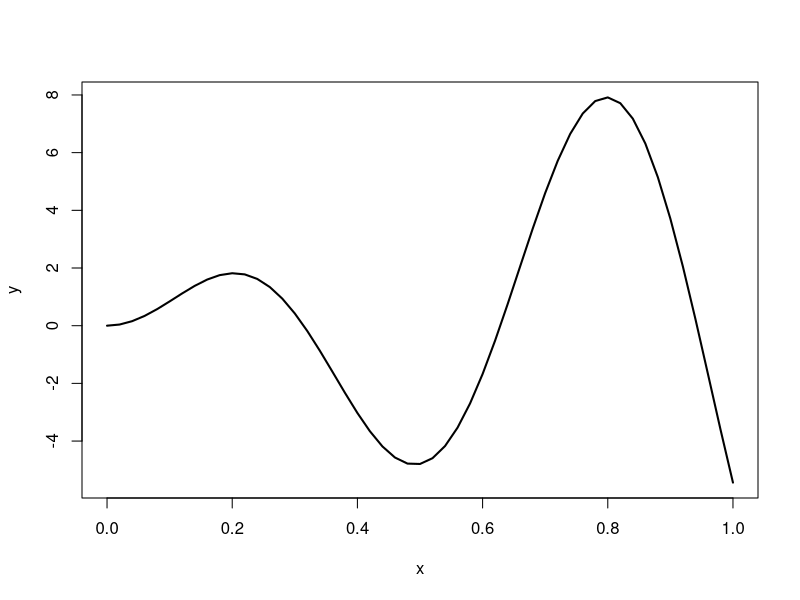
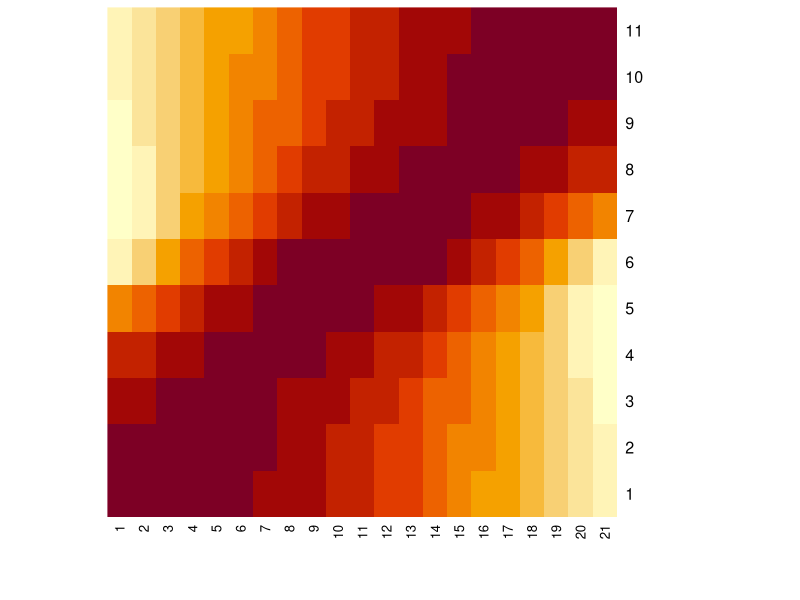
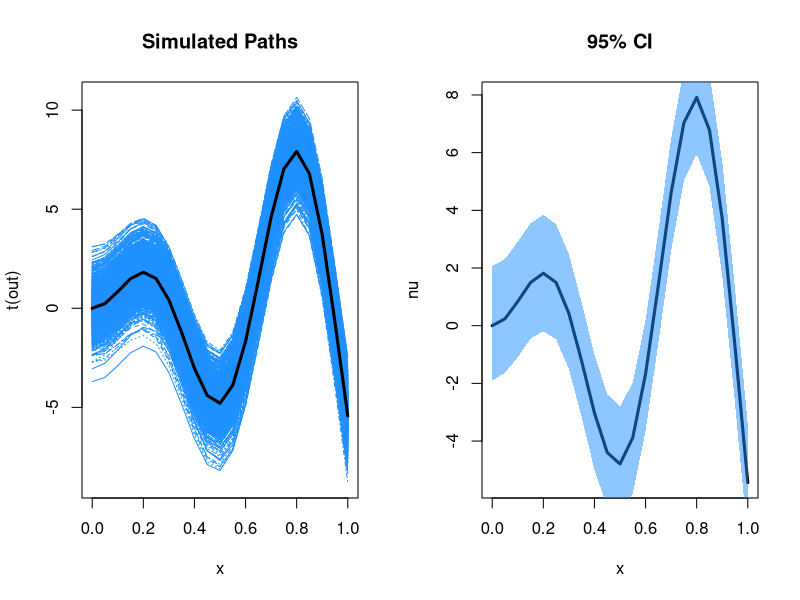

Write the R code that produced these figures, in order.
###-------------------------------------------------------------------
### Mean Function
###-------------------------------------------------------------------
m <- function(x){
    10 * x * sin(10 * x)
}

x = seq(0, 1, length.out = 51)
y = m(x)
par(mfrow = c(1,1))
plot(x, y, type = 'l', lwd = 2, cex.axis = 1, cex.lab = 1)


###-------------------------------------------------------------------
### Covariance Function
###-------------------------------------------------------------------
K <- function(x, xprime, ell = 10) {
    
    # Force it to column matrix
    x = matrix(x)
    xprime = matrix(xprime)
   
    # Check how many rows.
    p= dim(x)[1];    
    n= dim(xprime)[1];

    # Broadcast the matrix
    x = matrix(x, nrow = p, ncol = n)
    xprime = matrix(xprime, nrow = n, ncol = p)

    # Compute the kernel
    xprime = t(xprime)
    return(exp(-abs(x - xprime)^2 / ell))
}

# Generate x and y
x = seq(0, 1, length.out = 11) # m = 11
y = seq(0, 1, length.out = 21) # n = 21

# Plot the heatmap without reordering the rows and columns
heatmap(K(x, y), Rowv = NA, Colv = NA)

###-------------------------------------------------------------------
### GP Generation
###-------------------------------------------------------------------
# Continuing above codes
n = 21
x = seq(0, 1, length.out = n)

# Compute Mean
nu = m(x)

# Compute Covariance
S = K(x, x, ell = 1)
jitter = diag(n) * 1e-10 # For numerical stability
A = t(chol(S + jitter))

# Generate Z
nsim = 1000
out = array(NA, dim = c(nsim, n))
for (i in 1:nsim){
    set.seed(i)
    Z = rnorm(n)
    out[i, ] = nu + A %*% Z # One sample

}

par(mfrow = c(1, 2))
# Plot 1: Plotting all the simulated paths
matplot(x, t(out), type = 'l', col = 'dodgerblue', main = 'Simulated Paths')
lines(x, nu, type = 'l', lwd = 3, col = 'black')

# Plot 2: 95% CI
ub = apply(out, 2, function(x) quantile(x, 0.975))
lb = apply(out, 2, function(x) quantile(x, 0.025))
tp_blue = grDevices::adjustcolor("dodgerblue", alpha.f = 0.5)
plot(x, nu, type = 'l', lwd = 3, col = 'black', main = '95% CI')
polygon(c(x, rev(x)), c(lb, rev(ub)), col = tp_blue, border = NA)




